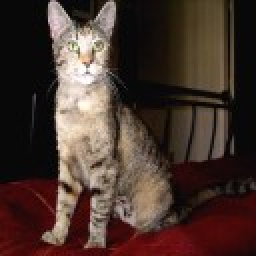
#> input picture test.jpg, 128 x 128 px (shown 2 times larger)
$ jupyter execute --allow-errors finalproject.ipynb   (shell and % lines are left out)
#> lines starting #> are read from the running program, lines starting #| are printed output that depends on the picture; pictures that were not available may be replaced by others from this repository, and a replacement may not be noted
[cell 1]
import cv2
import numpy as np
from sklearn.svm import SVC
import os
import sys
import time

[cell 2]
# [6 lines left out: function get_histogram, not called in this run]

[cell 3]
# [12 lines left out: function im_to_col, not called in this run]

[cell 4]
def feature_extraction2(image, N, R):
    # Obtenemos las dimensiones de la imagen
    height, width = image.shape[:2]

    print("IMAGEN NxM: ", height, "x", width)

    # Calculamos el número de bloques en filas y columnas
    num_blocks_rows = height // N
    num_blocks_cols = width // N

    # Dividimos la imagen en bloques de 16 filas
    blocks = np.vsplit(image, num_blocks_rows)

    # Creamos una lista para guardar todas las celdas
    celdas = []

    # Iteramos sobre los bloques
    for i, block in enumerate(blocks):
        # Dividimos cada bloque en bloques de 16 columnas
        cells = np.hsplit(block, num_blocks_cols)

        # Iteramos sobre las celdas
        for j, cell in enumerate(cells):
            # Añadimos cada celda a la lista
            celdas.append(cell)

    celdas = np.array(celdas)
    celdas = crearCeldas(image, N)
    print("TENEMOS: ", len(celdas), " celdas")
    histograms = np.zeros((len(celdas), N*N))

    for i, celda in enumerate(celdas):
        vecinos = im_to_col(celda, R, R).T

        result = np.zeros(N*N, np.uint8)

        for j, v in enumerate(vecinos):
            v = v.reshape(R, R)

            center_pixel = v[1, 1]
            # Inicializamos el valor binario a 0
            binary = ''

            for x in range(R):
                for y in range(R):

                    # Saltamos el píxel central
                    if x == 1 and y == 1:
                        continue

                    # Actualizamos el valor binario en función del vecino
                    if v[x, y] < center_pixel:
                        binary += '0'
                    else:
                        binary += '1'

            # Modificamos el valor del píxel central por el del número binario obtenido
            result[j] = int(binary, 2)

        # Calculamos el histograma del bloque
        histograms[i] = get_histogram(result)

    return histograms.flatten()

[cell 5]
def crearCeldas(image, N):
    height, width = image.shape[:2]

    print("IMAGEN NxM: ", height, "x", width)

  # Calculamos el número de bloques en filas y columnas
    num_blocks_rows = height // N
    num_blocks_cols = width // N

    # Dividimos la imagen en bloques de 16 filas
    blocks = np.vsplit(image, num_blocks_rows)

    # Creamos una lista para guardar todas las celdas
    celdas = []

    # Iteramos sobre los bloques
    for i, block in enumerate(blocks):
        # Dividimos cada bloque en bloques de 16 columnas
        cells = np.hsplit(block, num_blocks_cols)

        # Iteramos sobre las celdas
        for j, cell in enumerate(cells):
            # Añadimos cada celda a la lista
            celdas.append(cell)

    celdas = np.array(celdas)

[cell 6]
# [57 lines left out: function feature_extraction_1, not called in this run]

[cell 7]
# [43 lines left out: function feature_extraction_2, not called in this run]

[cell 8]
# Cargamos la imagen
N = 16
R = 3
# Convertimos la imagen a escala de grises
image = cv2.imread('test.jpg', cv2.IMREAD_GRAYSCALE)
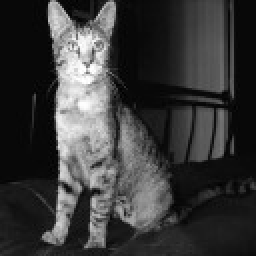
#> image: shape (128, 128) (shown 2 times larger); min 0, max 255, mean 58

#> (the rest of this cell did not finish here and is left out)

#| IMAGEN NxM:  128 x 128
#> in feature_extraction2, `blocks = np.vsplit(image, num_blocks_rows)`: blocks = 8 items
#> the loop in feature_extraction2, `for i, block in enumerate(blocks):` made 8 passes
#> after the loop in feature_extraction2, `for i, block in enumerate(blocks):`: celdas = 64 items
#| IMAGEN NxM:  128 x 128
#> in crearCeldas, `blocks = np.vsplit(image, num_blocks_rows)`: blocks = 8 items
#> the loop in crearCeldas, `for i, block in enumerate(blocks):` made 8 passes
#> after the loop in crearCeldas, `for i, block in enumerate(blocks):`: celdas = 64 items
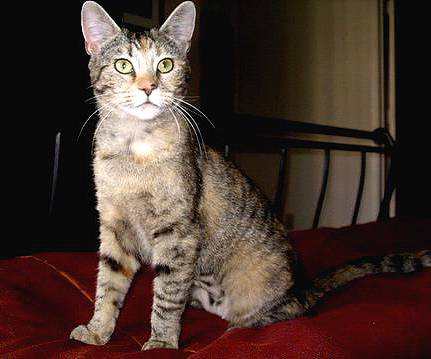
#> input picture project_image.jpg, 431 x 359 px, given as the content of the folder cat_dog_100/train, which was not available
#> `image = cv2.imread(image_path, cv2.IMREAD_GRAYSCALE)`:
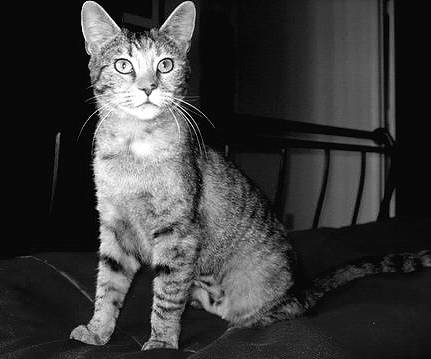
#> image: shape (359, 431); min 0, max 255, mean 58.2
#> `resized_image = cv2.resize( image, (HEIGHT, WIDTH), interpolation=cv2...`:
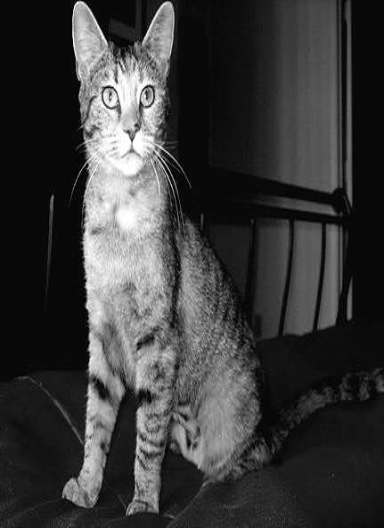
#> resized_image: shape (528, 384); min 0, max 255, mean 58.1

print(len(result))

[cell 9]
datasets = ["cat_dog_100", "cat_dog_500"]

HEIGHT = 384
WIDTH = 528

#> (the rest of this cell did not finish here and is left out)
